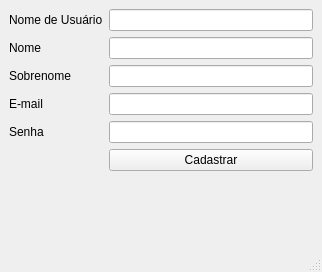
<?xml version="1.0" encoding="UTF-8"?>
<ui version="4.0">
 <class>MainWindow</class>
 <widget class="QMainWindow" name="MainWindow">
  <property name="geometry">
   <rect>
    <x>0</x>
    <y>0</y>
    <width>322</width>
    <height>272</height>
   </rect>
  </property>
  <property name="windowTitle">
   <string>MainWindow</string>
  </property>
  <widget class="QWidget" name="centralwidget">
   <layout class="QFormLayout" name="formLayout">
    <item row="0" column="0">
     <widget class="QLabel" name="label">
      <property name="text">
       <string>Nome de Usuário</string>
      </property>
     </widget>
    </item>
    <item row="0" column="1">
     <widget class="QLineEdit" name="lineEdit"/>
    </item>
    <item row="1" column="0">
     <widget class="QLabel" name="label_2">
      <property name="text">
       <string>Nome</string>
      </property>
     </widget>
    </item>
    <item row="1" column="1">
     <widget class="QLineEdit" name="lineEdit_2"/>
    </item>
    <item row="2" column="0">
     <widget class="QLabel" name="label_3">
      <property name="text">
       <string>Sobrenome</string>
      </property>
     </widget>
    </item>
    <item row="2" column="1">
     <widget class="QLineEdit" name="lineEdit_3"/>
    </item>
    <item row="3" column="0">
     <widget class="QLabel" name="label_4">
      <property name="text">
       <string>E-mail</string>
      </property>
     </widget>
    </item>
    <item row="3" column="1">
     <widget class="QLineEdit" name="lineEdit_4"/>
    </item>
    <item row="4" column="0">
     <widget class="QLabel" name="label_5">
      <property name="text">
       <string>Senha</string>
      </property>
     </widget>
    </item>
    <item row="4" column="1">
     <widget class="QLineEdit" name="lineEdit_5">
      <property name="echoMode">
       <enum>QLineEdit::Password</enum>
      </property>
     </widget>
    </item>
    <item row="5" column="1">
     <widget class="QPushButton" name="cadastrar_btn">
      <property name="text">
       <string>Cadastrar</string>
      </property>
     </widget>
    </item>
    <item row="6" column="0" colspan="2">
     <layout class="QVBoxLayout" name="verticalLayout">
      <item>
       <widget class="QLabel" name="status_message">
        <property name="text">
         <string/>
        </property>
       </widget>
      </item>
     </layout>
    </item>
   </layout>
  </widget>
  <widget class="QStatusBar" name="statusbar"/>
 </widget>
 <resources/>
 <connections/>
</ui>
